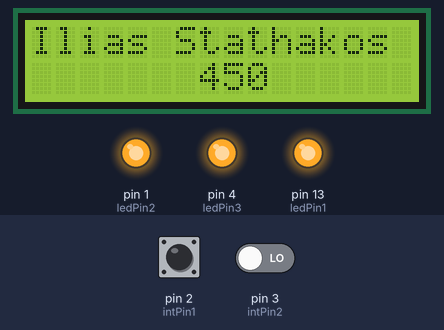
Bench run of a sketch on a simulated Arduino Uno, built with avr-gcc and run on an emulated ATmega328P. Parts: 16×2 character LCD, output pins drawn as LEDs (lit = HIGH). The inputs (shaded band) are chosen by the test bench; at power-on: pin 2 (intPin1) LOW, pin 3 (intPin2) LOW.

Above: at 1.2 s.
1.3 s: pin 2 (intPin1) driven HIGH
At 1.71 s:
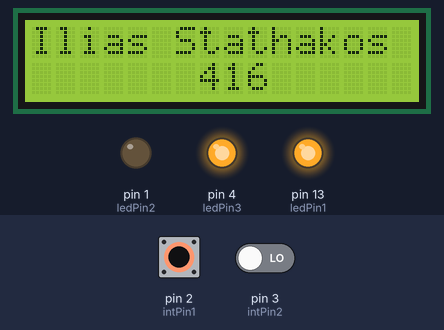
3.9 s: pin 3 (intPin2) driven HIGH
At 4.11 s:
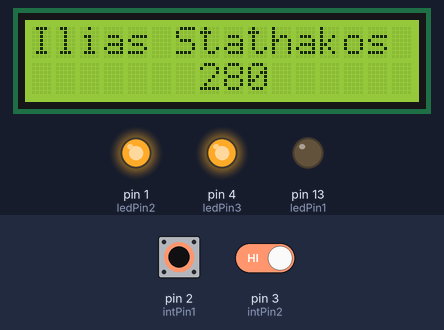
6.3 s: pin 2 (intPin1) pulsed LOW 2 times (0.12 s each, 0.3 s apart)
At 6.52 s:
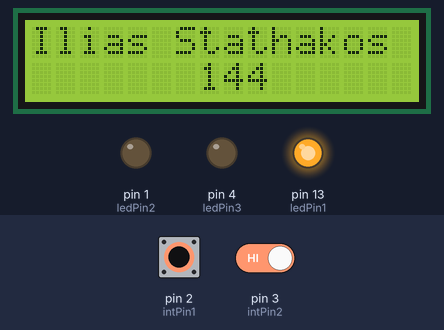
Timing chart, 0 to 14.0 s (numbered marks = the images above; inputs shaded):
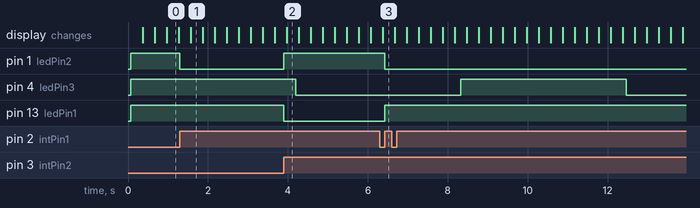

Measured:
- after the input at 1.3 s, pin 1 (ledPin2): HIGH → LOW at once
- after the input at 3.9 s, pin 1 (ledPin2): LOW → HIGH at once; pin 13 (ledPin1): HIGH → LOW at once
- after the input at 6.3 s, pin 1 (ledPin2): HIGH → LOW after 0.12 s; pin 13 (ledPin1): LOW → HIGH after 0.12 s

The sketch:

lab12_2017.ino
```cpp
// Interrupts using arduino
// Circuit Digest

#include<LiquidCrystal.h>
LiquidCrystal lcd(7,8,9,10,11,12);
//rs,en,d4,d5,d6,d7

unsigned int i=0;

int ledPin1 = 13;
int ledPin2 = 1;
int ledPin3 = 4;

int intPin1 = 2;
int intPin2 = 3;

// Volatile means that the compiler doesn't delete the variable if unused
volatile byte output1 = HIGH;
volatile byte output2 = HIGH;

volatile unsigned value = 1000; //The smaller the starting value the higher the interrupt frequency, when it reaches 0 it does an interrupt


void setup() {
  lcd.begin(16,2);
  lcd.clear();
  lcd.setCursor(0,0);
  lcd.print("Ilias Stathakos");

  pinMode(ledPin3,OUTPUT);
  pinMode(ledPin1,OUTPUT);
  pinMode(ledPin2,OUTPUT);

  noInterrupts(); //Deactivating Interrupts
  TCCR1A = 0;
  TCCR1B = 0;

  TCNT1 = value; //Preload time
  TCCR1B |= (1 << CS10)|(1 << CS12); //Shifting and applying, 1024 prescaling, division between clock and 1024
  TIMSK1 |= (1 << TOIE1); //Enable time
  //Explaination at interrupt lecture(lecture7) page 22 figure 16-2.

   //Connecting intPin with an interrupt and with a routine
  attachInterrupt(digitalPinToInterrupt(intPin1),buttonPressed1,RISING);
  attachInterrupt(digitalPinToInterrupt(intPin2),buttonPressed2,RISING);
  //buttonPressed is a routine checking if the button is pressed when RISING(getting pressed), i must create the routine

  interrupts(); //Activating Interrupts


}

void loop() {

  lcd.setCursor(7,1);
  lcd.print(i);
  if(i<500) i++;
  else(i=0);

  digitalWrite(ledPin1,output1); //Turns LED ON
  digitalWrite(ledPin2,output2); //Turns LED on

}
//Routines open a led and close the other
void buttonPressed1(){
  output1 = HIGH;
  output2 = LOW;
}
void buttonPressed2(){
  output1 = LOW;
  output2 = HIGH;
}
//ISR->Interrupt Service Routine, TImeR1_OVF->When timer1 overflows
ISR(TIMER1_OVF_vect){
  TCNT1 = value;
  digitalWrite(ledPin3,digitalRead(ledPin3)^1); //^1 means XOR with 1, reversing the value of ledPin3
}
```
